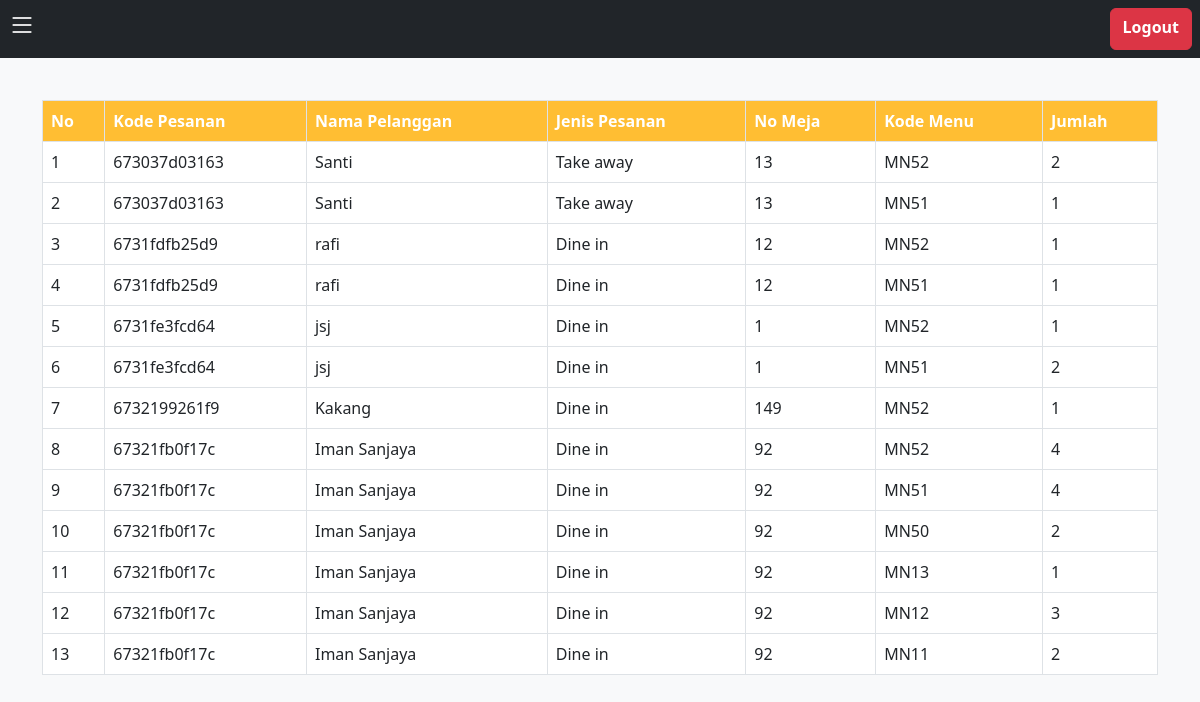
Page /index.php?pesanan (signed in) on the committed database.
### tables this page shows
CREATE TABLE `transaksi` (
  `id_transaksi` int(11) NOT NULL,
  `kode_pesanan` varchar(12) NOT NULL,
  `nama_pelanggan` varchar(50) NOT NULL,
  `jenis_pesanan` enum('Take away','Dine in') NOT NULL,
  `waktu` timestamp NOT NULL DEFAULT current_timestamp() ON UPDATE current_timestamp(),
  `kode_menu` varchar(255) DEFAULT NULL,
  `meja` int(255) NOT NULL,
  `total_harga` int(11) NOT NULL DEFAULT 0
);

CREATE TABLE `pesanan` (
  `id_pesanan` int(11) NOT NULL,
  `kode_pesanan` varchar(12) NOT NULL,
  `kode_menu` varchar(12) NOT NULL,
  `qty` int(11) NOT NULL,
  `jenis_pesanan` enum('Take away','Dine in') NOT NULL,
  `meja` varchar(255) NOT NULL
);

### function.php (called while the page is built, shortened)
<?php
$koneksi = mysqli_connect("localhost", "root", "", "senayan");
function ambil_data($query) {
    global $koneksi;
    $db = [];
    $sql_query = mysqli_query($koneksi, $query);
    while ($q = mysqli_fetch_assoc($sql_query)) {
        array_push($db, $q);
    }
    return $db;
}

### halaman/pesanan.php (the view)
<table class="table table-bordered" style="margin-top: 100px;">
    <tr class="header-transaksi">
        <th>No</th>
        <th>Kode Pesanan</th>
        <th>Nama Pelanggan</th>
        <th> Jenis Pesanan </th>
        <th> No Meja </th>
        <th>Kode Menu</th>
        <th>Jumlah</th>
    </tr>
    <?php $i = 1; foreach ($menu as $m) { ?>
        <tr style="background-color: white;">
            <td><?= $i; ?></td>
            <td><?= $m["kode_pesanan"]; ?></td>
            <td><?= $m["nama_pelanggan"]; ?></td>
            <td><?= $m["jenis_pesanan"]; ?></td>
            <td><?= $m["meja"]; ?></td>
            <td><?= $m["kode_menu"]; ?></td>
            <td><?= $m["qty"]; ?></td>
        </tr>
    <?php $i++; } ?>
</table>

### index.php (style rules this page uses)
.header-transaksi { background-color: #ffbe33; color: white; }

### rows in the picture
transaksi: pesanan.kode_pesanan "673037d03163", nama_pelanggan "Santi", jenis_pesanan "Take away", meja "13", pesanan.kode_menu "MN52", pesanan.qty "2", pesanan.kode_menu "MN51", pesanan.qty "1"
transaksi: pesanan.kode_pesanan "6731fdfb25d9", nama_pelanggan "rafi", jenis_pesanan "Dine in", meja "12", pesanan.kode_menu "MN52", pesanan.qty "1", pesanan.kode_menu "MN51"
transaksi: pesanan.kode_pesanan "6731fe3fcd64", nama_pelanggan "jsj", jenis_pesanan "Dine in", meja "1", pesanan.kode_menu "MN52", pesanan.qty "1", pesanan.kode_menu "MN51", pesanan.qty "2"
transaksi: pesanan.kode_pesanan "6732199261f9", nama_pelanggan "Kakang", jenis_pesanan "Dine in", meja "149", pesanan.kode_menu "MN52", pesanan.qty "1"
transaksi: pesanan.kode_pesanan "67321fb0f17c", nama_pelanggan "Iman Sanjaya", jenis_pesanan "Dine in", meja "92", pesanan.kode_menu "MN52", pesanan.qty "4", pesanan.kode_menu "MN51", pesanan.kode_menu "MN50", pesanan.qty "2", pesanan.kode_menu "MN13", pesanan.qty "1", pesanan.kode_menu "MN12", pesanan.qty "3", pesanan.kode_menu "MN11"
